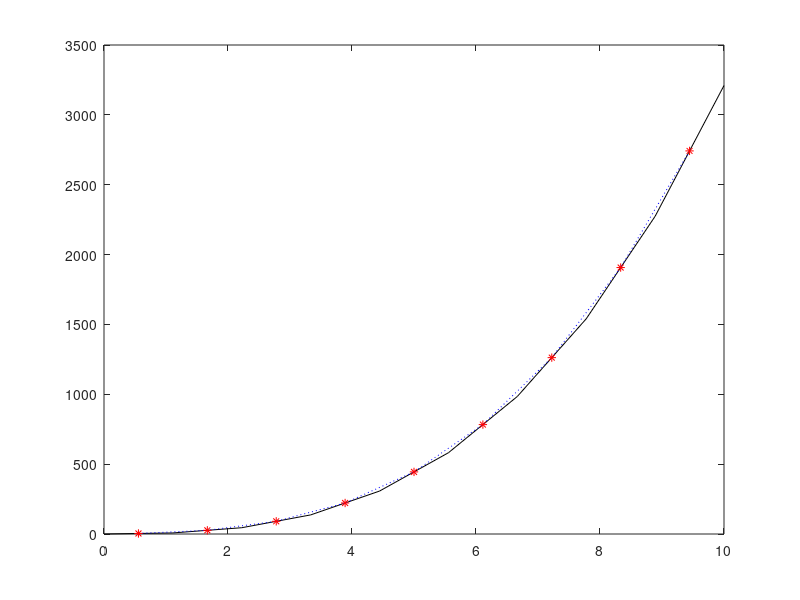

MATLAB code for this plot:
% Common Convention
% Center cell is has notation i or j
% Boundaries of outlet also has notation i and j
% Boundaries of inlet have notations i-1 and j-1

% Dirichlet Condition
% Value on the boundary is given

% von Neumann Condition
% The surface normal gradient is set to zero 
% Implies that the velocity at the outlet equals to that of the cell before it

% Tutorial 1
% Create an array X = 0:10 and an array Y with y(x) = 3x^3 + 2x^2 + x
X = linspace(0,10,10);
Y = 3 .* X.^3 + 2 .* X.^2 + X;
N = length(X);

% Create arrays Xmid and Ymid 
% To calculate the linearly interpolated values at the points right in the center of the original points
Xmid(1:N-1) = 0.5 .* X(1:N-1) + 0.5 .* X(2:N);
Ymid(1:N-1) = 0.5 .* Y(1:N-1) + 0.5 .* Y(2:N);
plot(X,Y, 'k')
hold on
plot(Xmid,Ymid, 'b:')

% Create an array Xf (fine) with Xf = 0:0.1:10 and use linear interpolation to obtain the respective Yf values
Xf = linspace(0,10);
Yf = 3 .* Xf.^3 + 2 .* Xf.^2 + Xf;
M = length(Xf);
Xfmid(1:N-1) = 0.5 .* X(1:N-1) + 0.5 .* X(2:N);
Yfmid(1:N-1) = 0.5 .* Y(1:N-1) + 0.5 .* Y(2:N);
plot(Xfmid, Yfmid, 'r*')
